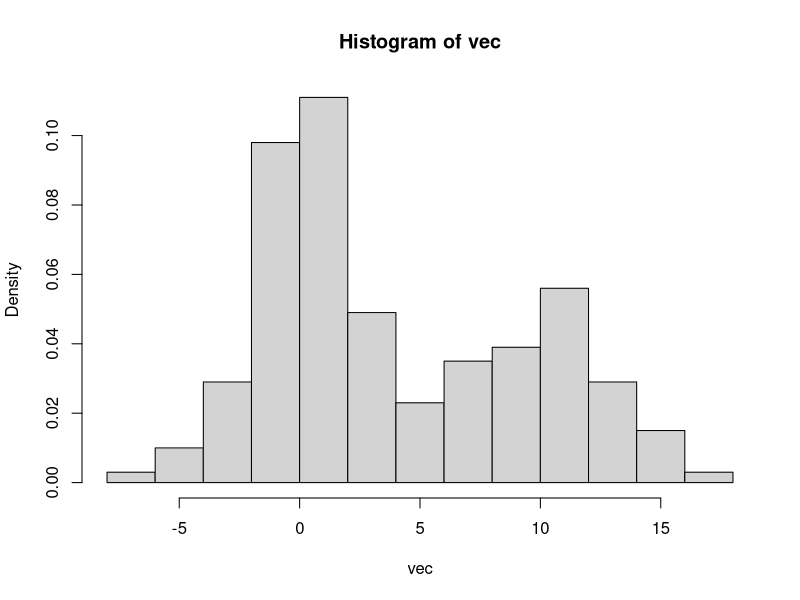
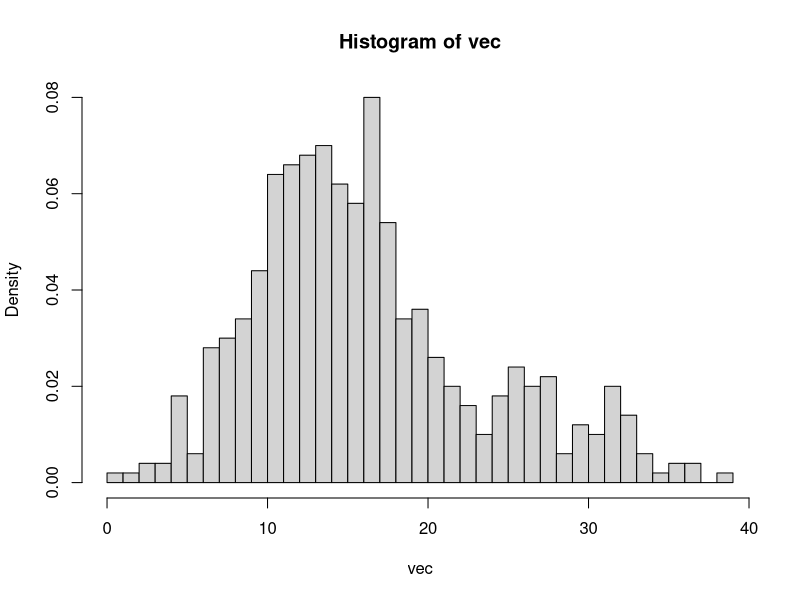
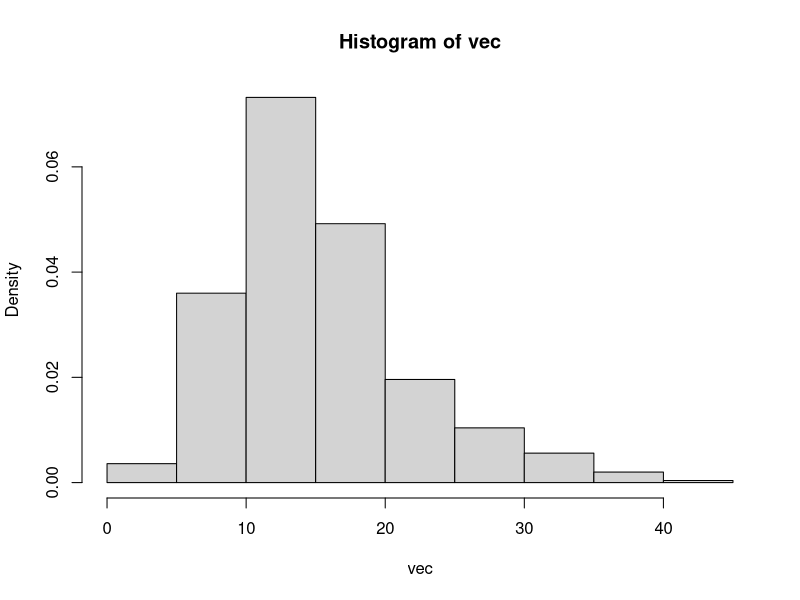
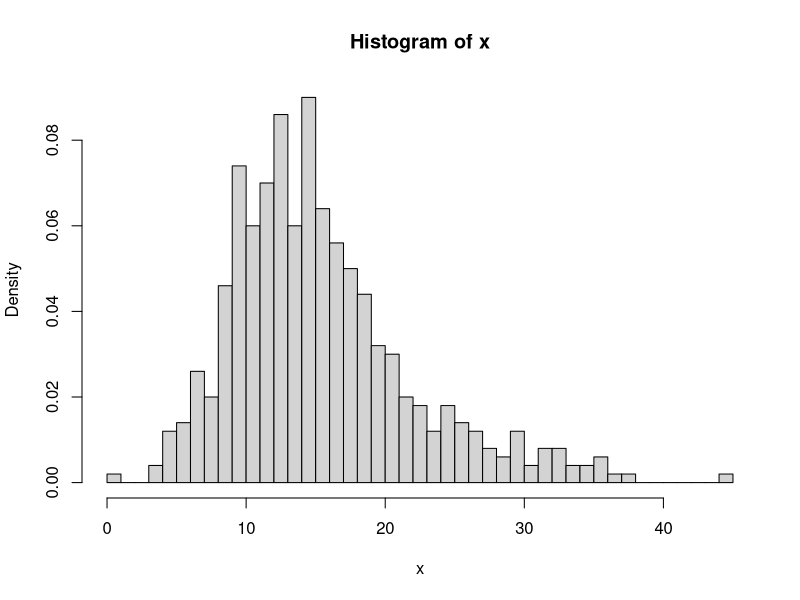

Reproduce these figures in R, in order.
## ---- chunk 1
# Fonction permettant de générer des données 
f <- function(mu1, mu2, s1, s2, n1, n2) {
  vec1<- rnorm(n1,mu1, s1)
  vec2<- rnorm(n2,mu2, s2)
  vec <- sample(c(vec1, vec2))
  
  hist(vec, freq = F)
  
  return(vec)
}

res <- f(0, 10, 2, 3, 300, 200)
res

# envoi du vecteur 
# write.csv(res, 'res.csv')
## ---- chunk 2
# Visualisation des données du vecteur 
vec <- read.table("vecteur_4.csv", sep = ",")
vec <- vec$V2
vec <- vec[-1]
vec <- sapply(vec, as.numeric)

hist(vec, nclass = 50, freq = F)
## ---- chunk 3
densite <- function(sigma, mu, x) {
  d <- (1/(sigma*sqrt(2*pi)))  * exp((-1/2)*  ((x-mu)/sigma)^2)
  return(d)
}

## ---- chunk 4
mu1.1 <- 14
mu2.1 <- 26
s1.1 <- 5
s2.1 <- 10
## ---- chunk 5
# Pour x = 12
d.1.12 <- densite(sigma = s1.1, mu = mu1.1, x = 12)
d.2.12 <- densite(sigma = s2.1, mu = mu2.1, x = 12)
d.1.12/d.2.12  # > 1

# pour x = 20
d.1.20 <- densite(sigma = s1.1, mu = mu1.1, x = 20)
d.2.20 <- densite(sigma = s2.1, mu = mu2.1, x = 20)
d.1.20/d.2.20 # > 1

# pour x = 25
d.1.25 <- densite(sigma = s1.1, mu = mu1.1, x = 25)
d.2.25 <- densite(sigma = s2.1, mu = mu2.1, x = 25)
d.1.25/d.2.25 # < 1
## ---- chunk 6
etapeE <- function (vec, mu1, mu2, s1, s2) {
  # la fonction etapeE prend en entrée : 
  #   - un vecteur de valeurs
  #   - les paramètres initialisés (ou réestimés) des deux gaussiennes 
  
  # initialisation de la matrice 
  mat <- matrix(0, nrow = length(vec), ncol=2)
  # cette matrice de longueur 500 (taille du vecteur vec) accueillera dans ses colonnes 1 et 2 les valeurs des probabilités que la valeur i du vecteur vec appartienne à la gaussienne 1 et à la gaussienne 2. Chaque ligne i de la matrice somme donc à 1 avec chaque élément des colonnes 1 et 2 compris entre 0 et 1.
  
  # On initialise deux vecteurs d1 et d2
  # d1 (resp. d2) accueillera les valeurs des densités de chacun des x du vecteur *vec* s'il appartient à la gausienne 1 (de paramètres mu1 et s1) (et resp. 2, de paramètres mu2 et s2)
  d1 <- NULL 
  d2 <- NULL
  
  # calcul des densités du vecteur vec pour g1 et g2
  for (i in 1:length(vec)){
    d1[i] <- densite(sigma = s1, mu = mu1, x = vec[i] )
    d2[i] <- densite(sigma = s2, mu = mu2, x = vec[i] )
  }
  
  # print(d1)  # test d1
  # print(d2)  # test d2
  
  # on va compter les d1/d2
  compteur1 <- NULL  
  for (i in 1:length(d1)){
    if (d1[i]>d2[i]) {
      compteur1[i] <- TRUE
    }
  }

  # print(compteur1) 
  # soit TRUE soit 'na' 
  
  C1 <- sum(!is.na(compteur1)) ; # print(C1) 
  C2 <- length(vec)-C1
  
  p.C1 <- C1 / (C1+C2)
  p.C2 <- C2 / (C1+C2)
  
  # print(p.C1)
  # print(p.C2)
  # P(A| C1)  = d1
  
  p.A.C1 <- d1
  p.A.C2 <- d2
  
  # Remplissage de la matrice *mat* avec les proba P(C1|A) et P(C2|A)
  for (i in 1:nrow(mat)) {
  mat[i,1] <- (p.A.C1[i] * p.C1) / (  p.A.C1[i]*p.C1 +    p.A.C2[i]*p.C2 )
    
  mat[i,2] <- ( p.A.C2[i] * p.C2) / ( p.A.C1[i]*p.C1 +    p.A.C2[i]*p.C2 )
    
  }
  
  return(list(mat, p.C1, p.C2))
  # on retourne la matrice contenant les proba d'appartenance de chaque individu à l'une et l'autre gaussiennes
}
## ---- chunk 7
res.E.1 <- etapeE(vec, mu1.1, mu2.1, s1 = s1.1, s2 = s2.1)
# res.E.1[[1]]
## ---- chunk 8
etapeM <- function(vecteur,matrice){
  
  moyenne <- numeric(ncol(matrice))
  ecarts_type <- numeric(ncol(matrice))
  
  for (j in 1:ncol(matrice)){
    haut <- 0
    bas <- 0
    somme <- 0
    
    for (i in 1:nrow(matrice)){
      haut <-haut + vecteur[i]*matrice[i,j]
      bas <- bas + matrice[i,j]
    }
    
    moyenne[j] <- haut/bas
    
    for (i in 1:nrow(matrice)) {
      somme <- somme + matrice[i,j] * (vecteur[i] - moyenne[j])^2
    }
    ecarts_type[j] <- sqrt(somme / bas)
  }
  return(list(vec = vecteur,mu1 = moyenne[1], mu2 = moyenne[2], s1= ecarts_type[1], s2 = ecarts_type[2]))
}
## ---- chunk 9
res.M.1 <- etapeM(vec, res.E.1[[1]])
## ---- chunk 10
etapesEM <- function (vec, nb_iter, mu1.init = mu1.1, mu2.init = mu2.1, s1.init = s1.1, s2.init = s2.1 ) {
  
  num_iter <- 0
  
  # initialisation
  cat("réalisation de l'étape :", num_iter)
  resE <- etapeE(vec, mu1.1, mu2.1, s1.1, s2.1)
  resM <- etapeM(vec, matrice = resE[[1]])
  cat("\tNouvelles valeurs : mu1 =",round(resM[[2]]),"|", "mu2 =",round(resM[[3]]),"|", "s1 = ",round(resM[[4]]),"|", "s2 =", round(resM[[5]]))
  num_iter= num_iter + 1

  # itérations
  while(num_iter!=nb_iter) {
  cat("\nréalisation de l'étape :", num_iter)
  resE <- etapeE(vec = resM[[1]], mu1 = resM[[2]], mu2 = resM[[3]], s1 = resM[[4]], s2 = resM[[5]])
  resM <- etapeM(vecteur = resM[[1]], matrice = resE[[1]])
  cat("\tNouvelles valeurs : mu1 =",round(resM[[2]]),"|", "mu2 =",round(resM[[3]]),"|", "s1 = ",round(resM[[4]]),"|", "s2 =", round(resM[[5]]))
  num_iter= num_iter + 1
  }
  
}
## ---- chunk 11
etapesEM(vec = vec, nb_iter = 100)
## ---- chunk 12
etapesEM_autostopped <- function (vec, mu1.init = mu1.1, mu2.init = mu2.1, s1.init = s1.1, s2.init = s2.1 ) {
  
  num_iter <- 1
  loglik <- NULL
  
  # initialisation
  resE <- etapeE(vec, mu1.1, mu2.1, s1.1, s2.1)
  resM <- etapeM(vec, matrice = resE[[1]])

  loglik[num_iter] <- sum(log(resE[[2]] * dnorm(vec, resM[[2]], resM[[4]]) + 
                        resE[[3]] * dnorm(vec, resM[[3]], resM[[5]])))
  
  cat("Étape", num_iter, ": mu1 =", round(resM[[2]]), "| mu2 =", round(resM[[3]]),
      "| s1 =", round(resM[[4]]), "| s2 =", round(resM[[5]]),
      "| Log-Vraisemblance =", round(loglik[num_iter], 4), "\n")
  
    # Boucle d'itération EM
  repeat {
    num_iter <- num_iter + 1
    
    resE <- etapeE(vec, resM[[2]], resM[[3]], resM[[4]], resM[[5]])
    resM <- etapeM(vec, matrice = resE[[1]])
    
    loglik[num_iter] <- sum(log(resE[[2]] * dnorm(vec, resM[[2]], resM[[4]]) +
                                resE[[3]] * dnorm(vec, resM[[3]], resM[[5]])))
    
    cat("Étape", num_iter, ": mu1 =", round(resM[[2]]), "| mu2 =", round(resM[[3]]),
        "| s1 =", round(resM[[4]]), "| s2 =", round(resM[[5]]),
        "| Log-Vraisemblance =", round(loglik[num_iter], 4), "\n")
    
    # condition d'arrêt
    if (loglik[num_iter] <= loglik[num_iter - 1]) {
      cat("\nArrêt automatique (plus d'amélioration de la log-vraisemblance)\n")
      break
    }
  }
  
}
## ---- chunk 13
etapesEM_autostopped(vec)
## ---- chunk 14
etapesEM_autostopped(vec, mu1.init = 17 , mu2.init = 25,s1.init = 0 , s2.init = 5)
etapesEM_autostopped(vec, mu1.init = 13 , mu2.init = 17,s1.init = 0.5 , s2.init = 0)
# même avec d'autres valeurs d'initialisation 

## ---- chunk 15
x <- f(13,25,4,6, 400,100)
hist(x, freq = F, nclass = 50)
## ---- chunk 16
etapesEM_autostopped(vec = res, mu1.init = 0 , mu2.init = 12, s1.init =1 , s2.init = 2)
